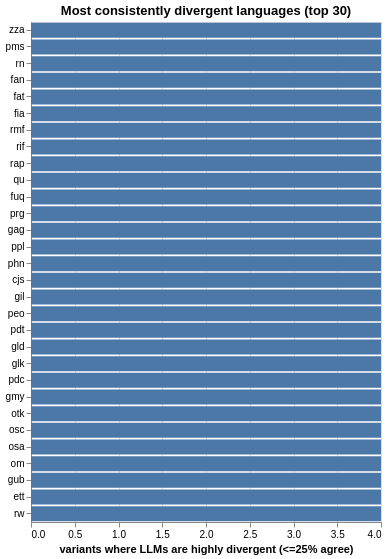

Notebook source saved alongside this figure:
### Code cell
fully_divergent = (
    scored_df[
        (scored_df['llm_total_services'] >= 4) &
        (scored_df['llm_confidence'] <= 0.25)
    ]
    .groupby('language_code').size()
    .reset_index(name='variants_fully_divergent')
    .sort_values('variants_fully_divergent', ascending=False)
)
print(f'Fully divergent in ≥1 variant:  {len(fully_divergent)}')
print(f'Fully divergent in all 4 variants: '
      f'{(fully_divergent["variants_fully_divergent"] == 4).sum()}')

alt.Chart(fully_divergent.head(30)).mark_bar().encode(
    y=alt.Y('language_code:N', sort='-x', title=None),
    x=alt.X('variants_fully_divergent:Q',
            title='variants where LLMs are highly divergent (<=25% agree)',
            scale=alt.Scale(domain=[0, 4])),
    tooltip=['language_code:N', 'variants_fully_divergent:Q'],
).properties(width=350, height=500,
             title='Most consistently divergent languages (top 30)')

### Figure 1 — Vega specification as saved in the notebook (floating-point values rounded to 4 significant figures)
{"$schema": "https://vega.github.io/schema/vega/v6.json", "data": [{"name": "source_0"}, {"name": "data_0", "values": [{"language_code": "zza", "variants_fully_divergent": 4, "variants_fully_divergent_end": 4.0, "variants_fully_divergent_start": 0.0}, {"language_code": "pms", "variants_fully_divergent": 4, "variants_fully_divergent_end": 4.0, "variants_fully_divergent_start": 0.0}, {"language_code": "rn", "variants_fully_divergent": 4, "variants_fully_divergent_end": 4.0, "variants_fully_divergent_start": 0.0}, {"language_code": "fan", "variants_fully_divergent": 4, "variants_fully_divergent_end": 4.0, "variants_fully_divergent_start": 0.0}, {"language_code": "fat", "variants_fully_divergent": 4, "variants_fully_divergent_end": 4.0, "variants_fully_divergent_start": 0.0}, {"language_code": "fia", "variants_fully_divergent": 4, "variants_fully_divergent_end": 4.0, "variants_fully_divergent_start": 0.0}, {"language_code": "rmf", "variants_fully_divergent": 4, "variants_fully_divergent_end": 4.0, "variants_fully_divergent_start": 0.0}, {"language_code": "rif", "variants_fully_divergent": 4, "variants_fully_divergent_end": 4.0, "variants_fully_divergent_start": 0.0}, {"language_code": "rap", "variants_fully_divergent": 4, "variants_fully_divergent_end": 4.0, "variants_fully_divergent_start": 0.0}, {"language_code": "qu", "variants_fully_divergent": 4, "variants_fully_divergent_end": 4.0, "variants_fully_divergent_start": 0.0}, {"language_code": "fuq", "variants_fully_divergent": 4, "variants_fully_divergent_end": 4.0, "variants_fully_divergent_start": 0.0}, {"language_code": "prg", "variants_fully_divergent": 4, "variants_fully_divergent_end": 4.0, "variants_fully_divergent_start": 0.0}, {"language_code": "gag", "variants_fully_divergent": 4, "variants_fully_divergent_end": 4.0, "variants_fully_divergent_start": 0.0}, {"language_code": "ppl", "variants_fully_divergent": 4, "variants_fully_divergent_end": 4.0, "variants_fully_divergent_start": 0.0}, {"language_code": "phn", "variants_fully_divergent": 4, "variants_fully_divergent_end": 4.0, "variants_fully_divergent_start": 0.0}, {"language_code": "cjs", "variants_fully_divergent": 4, "variants_fully_divergent_end": 4.0, "variants_fully_divergent_start": 0.0}, {"language_code": "gil", "variants_fully_divergent": 4, "variants_fully_divergent_end": 4.0, "variants_fully_divergent_start": 0.0}, {"language_code": "peo", "variants_fully_divergent": 4, "variants_fully_divergent_end": 4.0, "variants_fully_divergent_start": 0.0}, {"language_code": "pdt", "variants_fully_divergent": 4, "variants_fully_divergent_end": 4.0, "variants_fully_divergent_start": 0.0}, {"language_code": "gld", "variants_fully_divergent": 4, "variants_fully_divergent_end": 4.0, "variants_fully_divergent_start": 0.0}, {"language_code": "glk", "variants_fully_divergent": 4, "variants_fully_divergent_end": 4.0, "variants_fully_divergent_start": 0.0}, {"language_code": "pdc", "variants_fully_divergent": 4, "variants_fully_divergent_end": 4.0, "variants_fully_divergent_start": 0.0}, {"language_code": "gmy", "variants_fully_divergent": 4, "variants_fully_divergent_end": 4.0, "variants_fully_divergent_start": 0.0}, {"language_code": "otk", "variants_fully_divergent": 4, "variants_fully_divergent_end": 4.0, "variants_fully_divergent_start": 0.0}, {"language_code": "osc", "variants_fully_divergent": 4, "variants_fully_divergent_end": 4.0, "variants_fully_divergent_start": 0.0}, {"language_code": "osa", "variants_fully_divergent": 4, "variants_fully_divergent_end": 4.0, "variants_fully_divergent_start": 0.0}, {"language_code": "om", "variants_fully_divergent": 4, "variants_fully_divergent_end": 4.0, "variants_fully_divergent_start": 0.0}, {"language_code": "gub", "variants_fully_divergent": 4, "variants_fully_divergent_end": 4.0, "variants_fully_divergent_start": 0.0}, {"language_code": "ett", "variants_fully_divergent": 4, "variants_fully_divergent_end": 4.0, "variants_fully_divergent_start": 0.0}, {"language_code": "rw", "variants_fully_divergent": 4, "variants_fully_divergent_end": 4.0, "variants_fully_divergent_start": 0.0}]}, {"name": "source_0_y_domain_language_code", "values": [{"language_code": "zza", "sort_field": 4}, {"language_code": "pms", "sort_field": 4}, {"language_code": "rn", "sort_field": 4}, {"language_code": "fan", "sort_field": 4}, {"language_code": "fat", "sort_field": 4}, {"language_code": "fia", "sort_field": 4}, {"language_code": "rmf", "sort_field": 4}, {"language_code": "rif", "sort_field": 4}, {"language_code": "rap", "sort_field": 4}, {"language_code": "qu", "sort_field": 4}, {"language_code": "fuq", "sort_field": 4}, {"language_code": "prg", "sort_field": 4}, {"language_code": "gag", "sort_field": 4}, {"language_code": "ppl", "sort_field": 4}, {"language_code": "phn", "sort_field": 4}, {"language_code": "cjs", "sort_field": 4}, {"language_code": "gil", "sort_field": 4}, {"language_code": "peo", "sort_field": 4}, {"language_code": "pdt", "sort_field": 4}, {"language_code": "gld", "sort_field": 4}, {"language_code": "glk", "sort_field": 4}, {"language_code": "pdc", "sort_field": 4}, {"language_code": "gmy", "sort_field": 4}, {"language_code": "otk", "sort_field": 4}, {"language_code": "osc", "sort_field": 4}, {"language_code": "osa", "sort_field": 4}, {"language_code": "om", "sort_field": 4}, {"language_code": "gub", "sort_field": 4}, {"language_code": "ett", "sort_field": 4}, {"language_code": "rw", "sort_field": 4}]}], "marks": [{"type": "rect", "name": "marks", "from": {"data": "data_0"}, "encode": {"update": {"y": {"field": "language_code", "scale": "y"}, "fill": {"value": "#4c78a8"}, "x": {"field": "variants_fully_divergent_end", "scale": "x"}, "tooltip": {"signal": "{\"language_code\": isValid(datum[\"language_code\"]) ? datum[\"language_code\"] : \"\"+datum[\"language_code\"], \"variants_fully_divergent\": format(datum[\"variants_fully_divergent\"], \"\")}"}, "height": {"signal": "max(0.25, bandwidth('y'))"}, "x2": {"field": "variants_fully_divergent_start", "scale": "x"}}}, "style": ["bar"]}], "scales": [{"name": "x", "type": "linear", "domain": [0, 4], "range": [0, {"signal": "width"}], "zero": true}, {"name": "y", "type": "band", "domain": {"data": "source_0_y_domain_language_code", "field": "language_code", "sort": {"op": "max", "field": "sort_field", "order": "descending"}}, "range": [0, {"signal": "height"}], "paddingInner": 0.1, "paddingOuter": 0.05}], "axes": [{"scale": "x", "grid": true, "tickCount": {"signal": "ceil(width/40)"}, "labels": false, "ticks": false, "zindex": 0, "maxExtent": 0, "orient": "bottom", "minExtent": 0, "gridScale": "y", "aria": false, "domain": false}, {"scale": "x", "tickCount": {"signal": "ceil(width/40)"}, "zindex": 0, "labelFlush": true, "orient": "bottom", "labelOverlap": true, "title": "variants where LLMs are highly divergent (<=25% agree)", "grid": false}, {"scale": "y", "zindex": 0, "grid": false, "orient": "left"}], "title": {"text": "Most consistently divergent languages (top 30)", "frame": "group"}, "style": "cell", "padding": 5, "width": 350, "background": "white", "height": 500}
